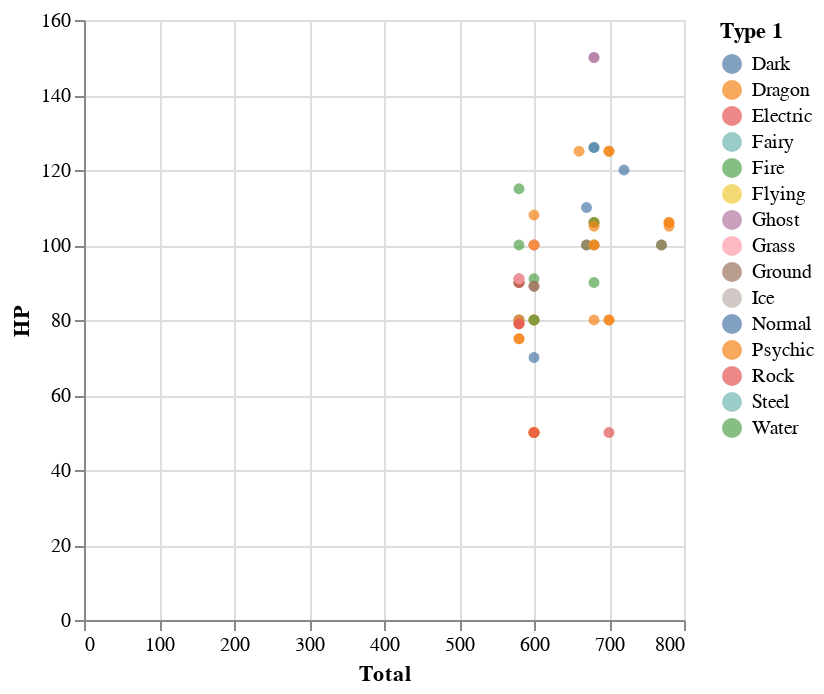

Notebook source saved alongside this figure:
### Code cell
alt.Chart(legendary_pokemons).mark_circle().encode(
    x='Total',
    y='HP',
    color='Type 1',
    tooltip=['Name', 'Type 1', 'Type 2', 'Total', 'HP']
).interactive()

### Figure 1 — Vega-Lite specification as saved in the notebook (floating-point values rounded to 4 significant figures)
{"config": {"view": {"continuousWidth": 300, "continuousHeight": 300}}, "data": {"name": "data-fc495b8505b6fe3e427f475fa8eb198e"}, "mark": {"type": "circle"}, "encoding": {"color": {"field": "Type 1", "type": "nominal"}, "tooltip": [{"field": "Name", "type": "nominal"}, {"field": "Type 1", "type": "nominal"}, {"field": "Type 2", "type": "nominal"}, {"field": "Total", "type": "quantitative"}, {"field": "HP", "type": "quantitative"}], "x": {"field": "Total", "type": "quantitative"}, "y": {"field": "HP", "type": "quantitative"}}, "params": [{"name": "param_1", "select": {"type": "interval", "encodings": ["x", "y"]}, "bind": "scales"}], "$schema": "https://vega.github.io/schema/vega-lite/v5.20.1.json", "datasets": {"data-fc495b8505b6fe3e427f475fa8eb198e": [{"#": 144, "Name": "Articuno", "Type 1": "Ice", "Type 2": "Flying", "Total": 580, "HP": 90, "Attack": 85, "Defense": 100, "Sp. Atk": 95, "Sp. Def": 125, "Speed": 85, "Generation": 1, "Legendary": true}, {"#": 145, "Name": "Zapdos", "Type 1": "Electric", "Type 2": "Flying", "Total": 580, "HP": 90, "Attack": 90, "Defense": 85, "Sp. Atk": 125, "Sp. Def": 90, "Speed": 100, "Generation": 1, "Legendary": true}, {"#": 146, "Name": "Moltres", "Type 1": "Fire", "Type 2": "Flying", "Total": 580, "HP": 90, "Attack": 100, "Defense": 90, "Sp. Atk": 125, "Sp. Def": 85, "Speed": 90, "Generation": 1, "Legendary": true}, {"#": 150, "Name": "Mewtwo", "Type 1": "Psychic", "Type 2": null, "Total": 680, "HP": 106, "Attack": 110, "Defense": 90, "Sp. Atk": 154, "Sp. Def": 90, "Speed": 130, "Generation": 1, "Legendary": true}, {"#": 150, "Name": "MewtwoMega Mewtwo X", "Type 1": "Psychic", "Type 2": "Fighting", "Total": 780, "HP": 106, "Attack": 190, "Defense": 100, "Sp. Atk": 154, "Sp. Def": 100, "Speed": 130, "Generation": 1, "Legendary": true}, {"#": 150, "Name": "MewtwoMega Mewtwo Y", "Type 1": "Psychic", "Type 2": null, "Total": 780, "HP": 106, "Attack": 150, "Defense": 70, "Sp. Atk": 194, "Sp. Def": 120, "Speed": 140, "Generation": 1, "Legendary": true}, {"#": 243, "Name": "Raikou", "Type 1": "Electric", "Type 2": null, "Total": 580, "HP": 90, "Attack": 85, "Defense": 75, "Sp. Atk": 115, "Sp. Def": 100, "Speed": 115, "Generation": 2, "Legendary": true}, {"#": 244, "Name": "Entei", "Type 1": "Fire", "Type 2": null, "Total": 580, "HP": 115, "Attack": 115, "Defense": 85, "Sp. Atk": 90, "Sp. Def": 75, "Speed": 100, "Generation": 2, "Legendary": true}, {"#": 245, "Name": "Suicune", "Type 1": "Water", "Type 2": null, "Total": 580, "HP": 100, "Attack": 75, "Defense": 115, "Sp. Atk": 90, "Sp. Def": 115, "Speed": 85, "Generation": 2, "Legendary": true}, {"#": 249, "Name": "Lugia", "Type 1": "Psychic", "Type 2": "Flying", "Total": 680, "HP": 106, "Attack": 90, "Defense": 130, "Sp. Atk": 90, "Sp. Def": 154, "Speed": 110, "Generation": 2, "Legendary": true}, {"#": 250, "Name": "Ho-oh", "Type 1": "Fire", "Type 2": "Flying", "Total": 680, "HP": 106, "Attack": 130, "Defense": 90, "Sp. Atk": 110, "Sp. Def": 154, "Speed": 90, "Generation": 2, "Legendary": true}, {"#": 377, "Name": "Regirock", "Type 1": "Rock", "Type 2": null, "Total": 580, "HP": 80, "Attack": 100, "Defense": 200, "Sp. Atk": 50, "Sp. Def": 100, "Speed": 50, "Generation": 3, "Legendary": true}, {"#": 378, "Name": "Regice", "Type 1": "Ice", "Type 2": null, "Total": 580, "HP": 80, "Attack": 50, "Defense": 100, "Sp. Atk": 100, "Sp. Def": 200, "Speed": 50, "Generation": 3, "Legendary": true}, {"#": 379, "Name": "Registeel", "Type 1": "Steel", "Type 2": null, "Total": 580, "HP": 80, "Attack": 75, "Defense": 150, "Sp. Atk": 75, "Sp. Def": 150, "Speed": 50, "Generation": 3, "Legendary": true}, {"#": 380, "Name": "Latias", "Type 1": "Dragon", "Type 2": "Psychic", "Total": 600, "HP": 80, "Attack": 80, "Defense": 90, "Sp. Atk": 110, "Sp. Def": 130, "Speed": 110, "Generation": 3, "Legendary": true}, {"#": 380, "Name": "LatiasMega Latias", "Type 1": "Dragon", "Type 2": "Psychic", "Total": 700, "HP": 80, "Attack": 100, "Defense": 120, "Sp. Atk": 140, "Sp. Def": 150, "Speed": 110, "Generation": 3, "Legendary": true}, {"#": 381, "Name": "Latios", "Type 1": "Dragon", "Type 2": "Psychic", "Total": 600, "HP": 80, "Attack": 90, "Defense": 80, "Sp. Atk": 130, "Sp. Def": 110, "Speed": 110, "Generation": 3, "Legendary": true}, {"#": 381, "Name": "LatiosMega Latios", "Type 1": "Dragon", "Type 2": "Psychic", "Total": 700, "HP": 80, "Attack": 130, "Defense": 100, "Sp. Atk": 160, "Sp. Def": 120, "Speed": 110, "Generation": 3, "Legendary": true}, {"#": 382, "Name": "Kyogre", "Type 1": "Water", "Type 2": null, "Total": 670, "HP": 100, "Attack": 100, "Defense": 90, "Sp. Atk": 150, "Sp. Def": 140, "Speed": 90, "Generation": 3, "Legendary": true}, {"#": 382, "Name": "KyogrePrimal Kyogre", "Type 1": "Water", "Type 2": null, "Total": 770, "HP": 100, "Attack": 150, "Defense": 90, "Sp. Atk": 180, "Sp. Def": 160, "Speed": 90, "Generation": 3, "Legendary": true}, {"#": 383, "Name": "Groudon", "Type 1": "Ground", "Type 2": null, "Total": 670, "HP": 100, "Attack": 150, "Defense": 140, "Sp. Atk": 100, "Sp. Def": 90, "Speed": 90, "Generation": 3, "Legendary": true}, {"#": 383, "Name": "GroudonPrimal Groudon", "Type 1": "Ground", "Type 2": "Fire", "Total": 770, "HP": 100, "Attack": 180, "Defense": 160, "Sp. Atk": 150, "Sp. Def": 90, "Speed": 90, "Generation": 3, "Legendary": true}, {"#": 384, "Name": "Rayquaza", "Type 1": "Dragon", "Type 2": "Flying", "Total": 680, "HP": 105, "Attack": 150, "Defense": 90, "Sp. Atk": 150, "Sp. Def": 90, "Speed": 95, "Generation": 3, "Legendary": true}, {"#": 384, "Name": "RayquazaMega Rayquaza", "Type 1": "Dragon", "Type 2": "Flying", "Total": 780, "HP": 105, "Attack": 180, "Defense": 100, "Sp. Atk": 180, "Sp. Def": 100, "Speed": 115, "Generation": 3, "Legendary": true}, {"#": 385, "Name": "Jirachi", "Type 1": "Steel", "Type 2": "Psychic", "Total": 600, "HP": 100, "Attack": 100, "Defense": 100, "Sp. Atk": 100, "Sp. Def": 100, "Speed": 100, "Generation": 3, "Legendary": true}, {"#": 386, "Name": "DeoxysNormal Forme", "Type 1": "Psychic", "Type 2": null, "Total": 600, "HP": 50, "Attack": 150, "Defense": 50, "Sp. Atk": 150, "Sp. Def": 50, "Speed": 150, "Generation": 3, "Legendary": true}, {"#": 386, "Name": "DeoxysAttack Forme", "Type 1": "Psychic", "Type 2": null, "Total": 600, "HP": 50, "Attack": 180, "Defense": 20, "Sp. Atk": 180, "Sp. Def": 20, "Speed": 150, "Generation": 3, "Legendary": true}, {"#": 386, "Name": "DeoxysDefense Forme", "Type 1": "Psychic", "Type 2": null, "Total": 600, "HP": 50, "Attack": 70, "Defense": 160, "Sp. Atk": 70, "Sp. Def": 160, "Speed": 90, "Generation": 3, "Legendary": true}, {"#": 386, "Name": "DeoxysSpeed Forme", "Type 1": "Psychic", "Type 2": null, "Total": 600, "HP": 50, "Attack": 95, "Defense": 90, "Sp. Atk": 95, "Sp. Def": 90, "Speed": 180, "Generation": 3, "Legendary": true}, {"#": 480, "Name": "Uxie", "Type 1": "Psychic", "Type 2": null, "Total": 580, "HP": 75, "Attack": 75, "Defense": 130, "Sp. Atk": 75, "Sp. Def": 130, "Speed": 95, "Generation": 4, "Legendary": true}, {"#": 481, "Name": "Mesprit", "Type 1": "Psychic", "Type 2": null, "Total": 580, "HP": 80, "Attack": 105, "Defense": 105, "Sp. Atk": 105, "Sp. Def": 105, "Speed": 80, "Generation": 4, "Legendary": true}, {"#": 482, "Name": "Azelf", "Type 1": "Psychic", "Type 2": null, "Total": 580, "HP": 75, "Attack": 125, "Defense": 70, "Sp. Atk": 125, "Sp. Def": 70, "Speed": 115, "Generation": 4, "Legendary": true}, {"#": 483, "Name": "Dialga", "Type 1": "Steel", "Type 2": "Dragon", "Total": 680, "HP": 100, "Attack": 120, "Defense": 120, "Sp. Atk": 150, "Sp. Def": 100, "Speed": 90, "Generation": 4, "Legendary": true}, {"#": 484, "Name": "Palkia", "Type 1": "Water", "Type 2": "Dragon", "Total": 680, "HP": 90, "Attack": 120, "Defense": 100, "Sp. Atk": 150, "Sp. Def": 120, "Speed": 100, "Generation": 4, "Legendary": true}, {"#": 485, "Name": "Heatran", "Type 1": "Fire", "Type 2": "Steel", "Total": 600, "HP": 91, "Attack": 90, "Defense": 106, "Sp. Atk": 130, "Sp. Def": 106, "Speed": 77, "Generation": 4, "Legendary": true}, {"#": 486, "Name": "Regigigas", "Type 1": "Normal", "Type 2": null, "Total": 670, "HP": 110, "Attack": 160, "Defense": 110, "Sp. Atk": 80, "Sp. Def": 110, "Speed": 100, "Generation": 4, "Legendary": true}, {"#": 487, "Name": "GiratinaAltered Forme", "Type 1": "Ghost", "Type 2": "Dragon", "Total": 680, "HP": 150, "Attack": 100, "Defense": 120, "Sp. Atk": 100, "Sp. Def": 120, "Speed": 90, "Generation": 4, "Legendary": true}, {"#": 487, "Name": "GiratinaOrigin Forme", "Type 1": "Ghost", "Type 2": "Dragon", "Total": 680, "HP": 150, "Attack": 120, "Defense": 100, "Sp. Atk": 120, "Sp. Def": 100, "Speed": 90, "Generation": 4, "Legendary": true}, {"#": 491, "Name": "Darkrai", "Type 1": "Dark", "Type 2": null, "Total": 600, "HP": 70, "Attack": 90, "Defense": 90, "Sp. Atk": 135, "Sp. Def": 90, "Speed": 125, "Generation": 4, "Legendary": true}, {"#": 492, "Name": "ShayminLand Forme", "Type 1": "Grass", "Type 2": null, "Total": 600, "HP": 100, "Attack": 100, "Defense": 100, "Sp. Atk": 100, "Sp. Def": 100, "Speed": 100, "Generation": 4, "Legendary": true}, {"#": 492, "Name": "ShayminSky Forme", "Type 1": "Grass", "Type 2": "Flying", "Total": 600, "HP": 100, "Attack": 103, "Defense": 75, "Sp. Atk": 120, "Sp. Def": 75, "Speed": 127, "Generation": 4, "Legendary": true}, {"#": 493, "Name": "Arceus", "Type 1": "Normal", "Type 2": null, "Total": 720, "HP": 120, "Attack": 120, "Defense": 120, "Sp. Atk": 120, "Sp. Def": 120, "Speed": 120, "Generation": 4, "Legendary": true}, {"#": 494, "Name": "Victini", "Type 1": "Psychic", "Type 2": "Fire", "Total": 600, "HP": 100, "Attack": 100, "Defense": 100, "Sp. Atk": 100, "Sp. Def": 100, "Speed": 100, "Generation": 5, "Legendary": true}, {"#": 638, "Name": "Cobalion", "Type 1": "Steel", "Type 2": "Fighting", "Total": 580, "HP": 91, "Attack": 90, "Defense": 129, "Sp. Atk": 90, "Sp. Def": 72, "Speed": 108, "Generation": 5, "Legendary": true}, {"#": 639, "Name": "Terrakion", "Type 1": "Rock", "Type 2": "Fighting", "Total": 580, "HP": 91, "Attack": 129, "Defense": 90, "Sp. Atk": 72, "Sp. Def": 90, "Speed": 108, "Generation": 5, "Legendary": true}, {"#": 640, "Name": "Virizion", "Type 1": "Grass", "Type 2": "Fighting", "Total": 580, "HP": 91, "Attack": 90, "Defense": 72, "Sp. Atk": 90, "Sp. Def": 129, "Speed": 108, "Generation": 5, "Legendary": true}, {"#": 641, "Name": "TornadusIncarnate Forme", "Type 1": "Flying", "Type 2": null, "Total": 580, "HP": 79, "Attack": 115, "Defense": 70, "Sp. Atk": 125, "Sp. Def": 80, "Speed": 111, "Generation": 5, "Legendary": true}, {"#": 641, "Name": "TornadusTherian Forme", "Type 1": "Flying", "Type 2": null, "Total": 580, "HP": 79, "Attack": 100, "Defense": 80, "Sp. Atk": 110, "Sp. Def": 90, "Speed": 121, "Generation": 5, "Legendary": true}, {"#": 642, "Name": "ThundurusIncarnate Forme", "Type 1": "Electric", "Type 2": "Flying", "Total": 580, "HP": 79, "Attack": 115, "Defense": 70, "Sp. Atk": 125, "Sp. Def": 80, "Speed": 111, "Generation": 5, "Legendary": true}, {"#": 642, "Name": "ThundurusTherian Forme", "Type 1": "Electric", "Type 2": "Flying", "Total": 580, "HP": 79, "Attack": 105, "Defense": 70, "Sp. Atk": 145, "Sp. Def": 80, "Speed": 101, "Generation": 5, "Legendary": true}, {"#": 643, "Name": "Reshiram", "Type 1": "Dragon", "Type 2": "Fire", "Total": 680, "HP": 100, "Attack": 120, "Defense": 100, "Sp. Atk": 150, "Sp. Def": 120, "Speed": 90, "Generation": 5, "Legendary": true}, {"#": 644, "Name": "Zekrom", "Type 1": "Dragon", "Type 2": "Electric", "Total": 680, "HP": 100, "Attack": 150, "Defense": 120, "Sp. Atk": 120, "Sp. Def": 100, "Speed": 90, "Generation": 5, "Legendary": true}, {"#": 645, "Name": "LandorusIncarnate Forme", "Type 1": "Ground", "Type 2": "Flying", "Total": 600, "HP": 89, "Attack": 125, "Defense": 90, "Sp. Atk": 115, "Sp. Def": 80, "Speed": 101, "Generation": 5, "Legendary": true}, {"#": 645, "Name": "LandorusTherian Forme", "Type 1": "Ground", "Type 2": "Flying", "Total": 600, "HP": 89, "Attack": 145, "Defense": 90, "Sp. Atk": 105, "Sp. Def": 80, "Speed": 91, "Generation": 5, "Legendary": true}, {"#": 646, "Name": "Kyurem", "Type 1": "Dragon", "Type 2": "Ice", "Total": 660, "HP": 125, "Attack": 130, "Defense": 90, "Sp. Atk": 130, "Sp. Def": 90, "Speed": 95, "Generation": 5, "Legendary": true}, {"#": 646, "Name": "KyuremBlack Kyurem", "Type 1": "Dragon", "Type 2": "Ice", "Total": 700, "HP": 125, "Attack": 170, "Defense": 100, "Sp. Atk": 120, "Sp. Def": 90, "Speed": 95, "Generation": 5, "Legendary": true}, {"#": 646, "Name": "KyuremWhite Kyurem", "Type 1": "Dragon", "Type 2": "Ice", "Total": 700, "HP": 125, "Attack": 120, "Defense": 90, "Sp. Atk": 170, "Sp. Def": 100, "Speed": 95, "Generation": 5, "Legendary": true}, {"#": 716, "Name": "Xerneas", "Type 1": "Fairy", "Type 2": null, "Total": 680, "HP": 126, "Attack": 131, "Defense": 95, "Sp. Atk": 131, "Sp. Def": 98, "Speed": 99, "Generation": 6, "Legendary": true}, {"#": 717, "Name": "Yveltal", "Type 1": "Dark", "Type 2": "Flying", "Total": 680, "HP": 126, "Attack": 131, "Defense": 95, "Sp. Atk": 131, "Sp. Def": 98, "Speed": 99, "Generation": 6, "Legendary": true}, {"#": 718, "Name": "Zygarde50% Forme", "Type 1": "Dragon", "Type 2": "Ground", "Total": 600, "HP": 108, "Attack": 100, "Defense": 121, "Sp. Atk": 81, "Sp. Def": 95, "Speed": 95, "Generation": 6, "Legendary": true}, {"#": 719, "Name": "Diancie", "Type 1": "Rock", "Type 2": "Fairy", "Total": 600, "HP": 50, "Attack": 100, "Defense": 150, "Sp. Atk": 100, "Sp. Def": 150, "Speed": 50, "Generation": 6, "Legendary": true}, {"#": 719, "Name": "DiancieMega Diancie", "Type 1": "Rock", "Type 2": "Fairy", "Total": 700, "HP": 50, "Attack": 160, "Defense": 110, "Sp. Atk": 160, "Sp. Def": 110, "Speed": 110, "Generation": 6, "Legendary": true}, {"#": 720, "Name": "HoopaHoopa Confined", "Type 1": "Psychic", "Type 2": "Ghost", "Total": 600, "HP": 80, "Attack": 110, "Defense": 60, "Sp. Atk": 150, "Sp. Def": 130, "Speed": 70, "Generation": 6, "Legendary": true}, {"#": 720, "Name": "HoopaHoopa Unbound", "Type 1": "Psychic", "Type 2": "Dark", "Total": 680, "HP": 80, "Attack": 160, "Defense": 60, "Sp. Atk": 170, "Sp. Def": 130, "Speed": 80, "Generation": 6, "Legendary": true}, {"#": 721, "Name": "Volcanion", "Type 1": "Fire", "Type 2": "Water", "Total": 600, "HP": 80, "Attack": 110, "Defense": 120, "Sp. Atk": 130, "Sp. Def": 90, "Speed": 70, "Generation": 6, "Legendary": true}]}}
